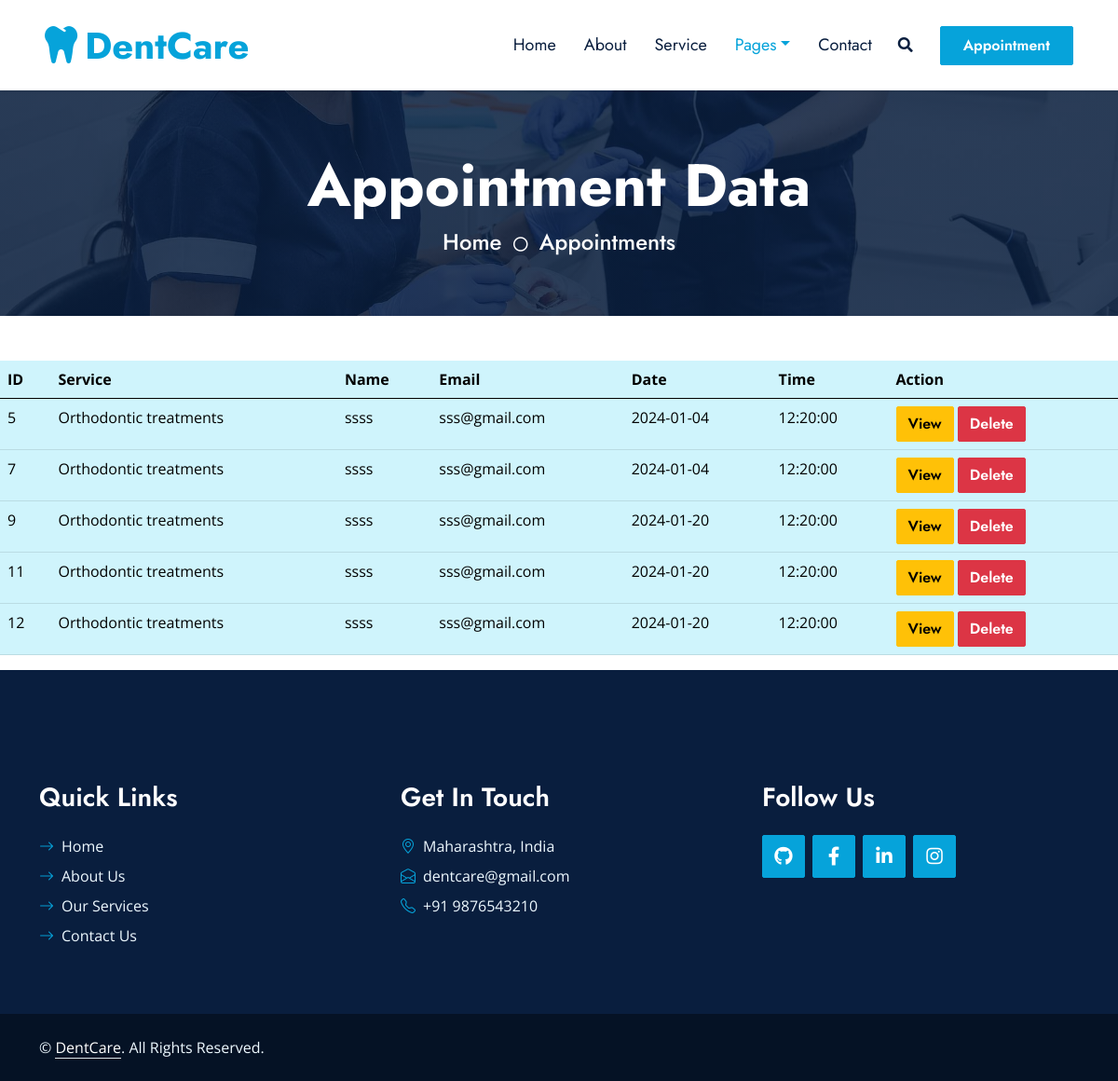
Page /appointmentdata.php on the committed database.
### tables this page shows
CREATE TABLE `appointment` (
  `id` int(11) NOT NULL,
  `service` varchar(100) NOT NULL,
  `name` varchar(100) NOT NULL,
  `email` varchar(100) NOT NULL,
  `date` date NOT NULL,
  `time` time NOT NULL
);

### appointmentdata.php (the view, shortened to what this page needs)
<?php
include "dbconfig.php";
$sql = "SELECT * FROM `appointment`";
$result = mysqli_query($conn, $sql);
?>
<!DOCTYPE html>
<html lang="en">
<head>
    <link href="https://cdnjs.cloudflare.com/ajax/libs/font-awesome/5.10.0/css/all.min.css" rel="stylesheet">
    <link href="https://cdn.jsdelivr.net/npm/bootstrap-icons@1.4.1/font/bootstrap-icons.css" rel="stylesheet">
    <link href="lib/owlcarousel/assets/owl.carousel.min.css" rel="stylesheet">
    <link href="lib/animate/animate.min.css" rel="stylesheet">
    <link href="lib/tempusdominus/css/tempusdominus-bootstrap-4.min.css" rel="stylesheet" />
    <link href="lib/twentytwenty/twentytwenty.css" rel="stylesheet">
    <link href="css/bootstrap.min.css" rel="stylesheet">
    <link href="css/style.css" rel="stylesheet">
</head>
<body>
    <nav class="navbar navbar-expand-lg bg-white navbar-light shadow-sm px-5 py-3 py-lg-0">
        <a href="index.html" class="navbar-brand p-0">
            <h1 class="m-0 text-primary"><i class="fa fa-tooth me-2"></i>DentCare</h1>
        </a>
        <div class="collapse navbar-collapse" id="navbarCollapse">
            <div class="navbar-nav ms-auto py-0">
                <a href="index.html" class="nav-item nav-link">Home</a>
                <a href="about.html" class="nav-item nav-link">About</a>
                <a href="service.html" class="nav-item nav-link">Service</a>
                <div class="nav-item dropdown">
                    <a href="#" class="nav-link dropdown-toggle active" data-bs-toggle="dropdown">Pages</a>
                </div>
                <a href="contact.html" class="nav-item nav-link">Contact</a>
            </div>
            <button type="button" class="btn text-dark" data-bs-toggle="modal" data-bs-target="#searchModal"><i class="fa fa-search"></i></button>
            <a href="appointment.html" class="btn btn-primary py-2 px-4 ms-3">Appointment</a>
        </div>
    </nav>
    <div class="container-fluid bg-primary py-5 hero-header mb-5">
        <div class="row py-3">
            <div class="col-12 text-center">
                <h1 class="display-3 text-white animated zoomIn">Appointment Data</h1>
                <a href="" class="h4 text-white">Home</a>
                <i class="far fa-circle text-white px-2"></i>
                <a href="" class="h4 text-white">Appointments</a>
            </div>
        </div>
    </div>
    <div class="content">
    <?php
    if ($result) {
        echo "<div class='table-responsive'>
                <table class='table table-info'>
                    <thead>
                        <tr>
                            <th scope='col'>ID</th>
                            <th scope='col'>Service</th>
                            <th scope='col'>Name</th>
                            <th scope='col'>Email</th>
                            <th scope='col'>Date</th>
                            <th scope='col'>Time</th>
                            <th scope='col'>Action</th>
                        </tr>
                    </thead>
                    <tbody>";
        while ($rows = mysqli_fetch_assoc($result)) {
            echo "
                <tr class=''>
                    <td scope='row'>{$rows['id']}</td>
                    <td>{$rows['service']}</td>
                    <td>{$rows['name']}</td>
                    <td>{$rows['email']}</td>
                    <td>{$rows['date']}</td>
                    <td>{$rows['time']}</td>
                    <td>
                        <a name='' id='' class='btn btn-warning' href='appointmentconfirm.php?id={$rows['id']}' role='button'>View</a>
                        <a name='' id='' class='btn btn-danger' href='deleteappointment.php?id={$rows['id']}' role='button'>Delete</a>
                    </td>
                </tr>";
        }
        echo "
                    </tbody>
                </table>
            </div>";
    } else {
        echo "Something went wrong" . mysqli_error($conn);
    }
    ?>
    </div>
    <div class="container-fluid bg-dark text-light py-5 wow fadeInUp" data-wow-delay="0.3s">
        <div class="container pt-5 pb-4">
            <div class="row g-5 pt-4">
                <div class="col-lg-4 col-md-6">
                    <h3 class="text-white mb-4">Quick Links</h3>
                    <div class="d-flex flex-column justify-content-start">
                        <a class="text-light mb-2" href="index.html"><i class="bi bi-arrow-right text-primary me-2"></i>Home</a>
                        <a class="text-light mb-2" href="about.html"><i class="bi bi-arrow-right text-primary me-2"></i>About Us</a>
                        <a class="text-light mb-2" href="service.html"><i class="bi bi-arrow-right text-primary me-2"></i>Our Services</a>
                        <a class="text-light" href="contact.html"><i class="bi bi-arrow-right text-primary me-2"></i>Contact Us</a>
                    </div>
                </div>
                <div class="col-lg-4 col-md-6">
                    <h3 class="text-white mb-4">Get In Touch</h3>
                    <p class="mb-2"><i class="bi bi-geo-alt text-primary me-2"></i>Maharashtra, India</p>
                    <p class="mb-2"><i class="bi bi-envelope-open text-primary me-2"></i>dentcare@gmail.com</p>
                    <p class="mb-0"><i class="bi bi-telephone text-primary me-2"></i>+91 9876543210</p>
                </div>
                <div class="col-lg-4 col-md-6">
                    <h3 class="text-white mb-4">Follow Us</h3>
                    <div class="d-flex">
                        <a class="btn btn-lg btn-primary btn-lg-square rounded me-2" target="_blank" href="https://github.com/smith2403"><i class="fab fa-github fw-normal"></i></a>
                        <a class="btn btn-lg btn-primary btn-lg-square rounded me-2" target="_blank" href="https://m.facebook.com/smith.kinny19/"><i class="fab fa-facebook-f fw-normal"></i></a>
                        <a class="btn btn-lg btn-primary btn-lg-square rounded me-2" target="_blank" href="https://www.linkedin.com/in/smith-kinny-003361241/"><i class="fab fa-linkedin-in fw-normal"></i></a>
                        <a class="btn btn-lg btn-primary btn-lg-square rounded" target="_blank" href="https://www.instagram.com/kinny_smith3/"><i class="fab fa-instagram fw-normal"></i></a>
                    </div>
                </div>
            </div>
        </div>
    </div>
    <div class="container-fluid text-light py-4" style="background: #051225;">
        <div class="container">
            <div class="row g-0">
                <div class="col-md-6 text-center text-md-start">
                    <p class="mb-md-0">&copy; <a class="text-white border-bottom" href="#">DentCare</a>. All Rights Reserved.</p>
                </div>
            </div>
        </div>
    </div>
</body>
</html>

### css/style.css (style rules this page uses)
:root { --primary: #06A3DA; --secondary: #F57E57; --light: #EEF9FF; --dark: #091E3E; }
h1, h2, .font-weight-bold { font-weight: 700 !important; }
h3, h4, .font-weight-semi-bold { font-weight: 600 !important; }
.btn { font-family: 'Jost', sans-serif; font-weight: 600; transition: .5s; }
.btn-primary, .btn-secondary { color: #FFFFFF; }
.btn-lg-square { width: 46px; height: 46px; }
.btn-square, .btn-sm-square, .btn-lg-square { padding-left: 0; padding-right: 0; text-align: center; }
.navbar-light .navbar-nav .nav-link { font-family: 'Jost', sans-serif; padding: 35px 15px; font-size: 18px; color: var(--dark); outline: none; transition: .5s; }
.navbar-light .navbar-nav .nav-link:hover, .navbar-light .navbar-nav .nav-link.active { color: var(--primary); }
.hero-header { background: linear-gradient(rgba(9, 30, 62, .85), rgba(9, 30, 62, .85)), url(../img/carousel-1.jpg) center center no-repeat; background-size: cover; }

### appointmentdata.php (style rules this page uses)
html, body { height: 100%; margin: 0; padding: 0; }
body { display: flex; flex-direction: column; }
.content { flex: 1; }

### rows in the picture
appointment: id "5", service "Orthodontic treatments", name "ssss", email "sss@gmail.com", date "2024-01-04", time "12:20:00"
appointment: id "7", service "Orthodontic treatments", name "ssss", email "sss@gmail.com", date "2024-01-04", time "12:20:00"
appointment: id "9", service "Orthodontic treatments", name "ssss", email "sss@gmail.com", date "2024-01-20", time "12:20:00"
appointment: id "11", service "Orthodontic treatments", name "ssss", email "sss@gmail.com", date "2024-01-20", time "12:20:00"
appointment: id "12", service "Orthodontic treatments", name "ssss", email "sss@gmail.com", date "2024-01-20", time "12:20:00"
